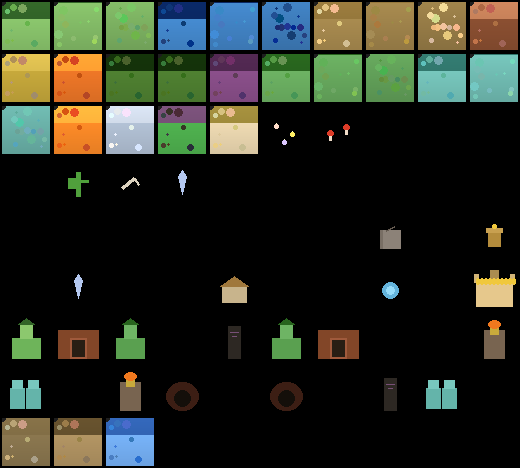
#> input picture godot-host/assets/tileset_atlas.png, 520 x 468 px
$ python -i post_process.py   (imports and definitions only)
#> lines starting #> are read from the running program, lines starting #| are printed output that depends on the picture; after the words box and inside, x2 and y2 are one past the last pixel; in counts of white or black regions, pixels touching at a corner belong together
# -*- coding: utf-8 -*-
"""像素素材后处理——绿幕抠图 + Alpha 二值化 + 色阶量化 (pipeline v3)"""
import cv2, numpy as np, os, sys

def remove_chroma_key(img_path, output_path):
    """HSV 空间全图绿幕扣除——包含内部封闭区域"""
#> called with output_path = 'out.png'
    img = cv2.imread(img_path, cv2.IMREAD_UNCHANGED)
#> img is the input picture: shape (468, 520, 4); mean B, G, R, A 33.3, 44.3, 39.9, 81.8
    if img is None:
        print(f"ERROR: cannot read {img_path}")
        return False
    if img.shape[2] < 4:
        img = cv2.cvtColor(img, cv2.COLOR_BGR2BGRA)

    hsv = cv2.cvtColor(img[:,:,:3], cv2.COLOR_BGR2HSV)
#> hsv: shape (468, 520, 3); mean H, S, V 17.3, 43.1, 53.2
    lower_green = np.array([35, 100, 100])
    upper_green = np.array([85, 255, 255])
    mask = cv2.inRange(hsv, lower_green, upper_green)
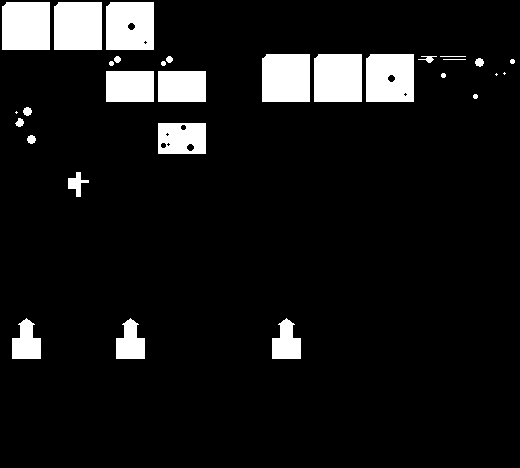
#> mask: shape (468, 520); 8.8% white; 30 white regions (3 under 20 px), largest, box (x1, y1, x2, y2) and area: (2, 2, 50, 50) 2291, (54, 2, 102, 50) 2291, (262, 54, 310, 102) 2291

    # 形态学闭操作——填补内部小孔
    kernel = np.ones((3,3), np.uint8)
    mask = cv2.morphologyEx(mask, cv2.MORPH_CLOSE, kernel)

    # 绿幕区域 Alpha→0
    img[mask > 0] = [0, 0, 0, 0]
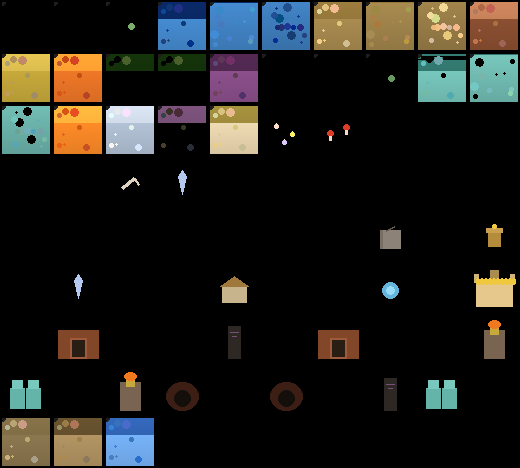
#> img: shape (468, 520, 4); 8.8% of pixels changed, all inside (x1, y1, x2, y2) = (2, 2, 515, 359)

    # Alpha 二值化: <128→0, >=128→255 (1-bit binary)
    alpha = img[:,:,3]
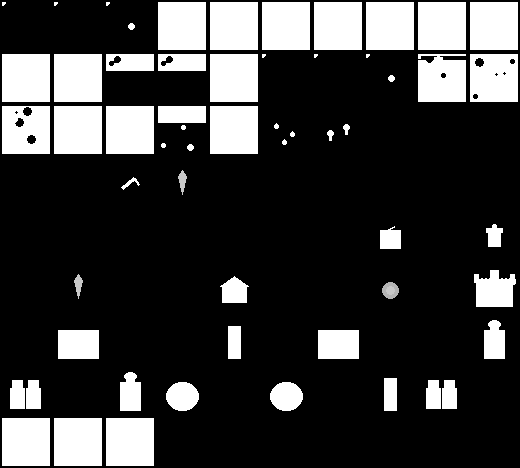
#> alpha: shape (468, 520); min 0, max 255, mean 59.4
    alpha[alpha < 128] = 0
    alpha[alpha >= 128] = 255
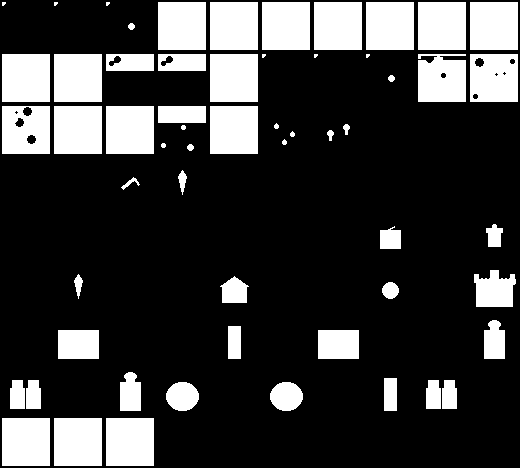
#> alpha: shape (468, 520); 23.3% white; 58 white regions (6 under 20 px), largest, box (x1, y1, x2, y2) and area: (158, 2, 206, 50) 2304, (210, 2, 258, 50) 2304, (262, 2, 310, 50) 2304

    cv2.imwrite(output_path, img)
    return True

def quantize_colors(img_path, output_path, levels=5):
    """色阶量化收敛至 N-tone ramp"""
    img = cv2.imread(img_path, cv2.IMREAD_UNCHANGED)
    if img is None: return False
    rgb = img[:,:,:3]
    factor = 256 // levels
    quantized = (rgb // factor) * factor + factor // 2
    img[:,:,:3] = np.clip(quantized, 0, 255).astype(np.uint8)
    cv2.imwrite(output_path, img)
    return True

def post_process(input_path, output_path, do_quantize=True, do_chroma=True):
    """完整后处理管线"""
    tmp = input_path
    if do_chroma:
        tmp = output_path + ".chroma_tmp.png"
        if not remove_chroma_key(input_path, tmp):
            return False
    if do_quantize:
        final = output_path
        if not quantize_colors(tmp, final): return False
        if do_chroma: os.remove(tmp)
    return True

# [11 lines not run here, left out]

>>> result = remove_chroma_key('../../godot-host/assets/tileset_atlas.png', 'out.png')
